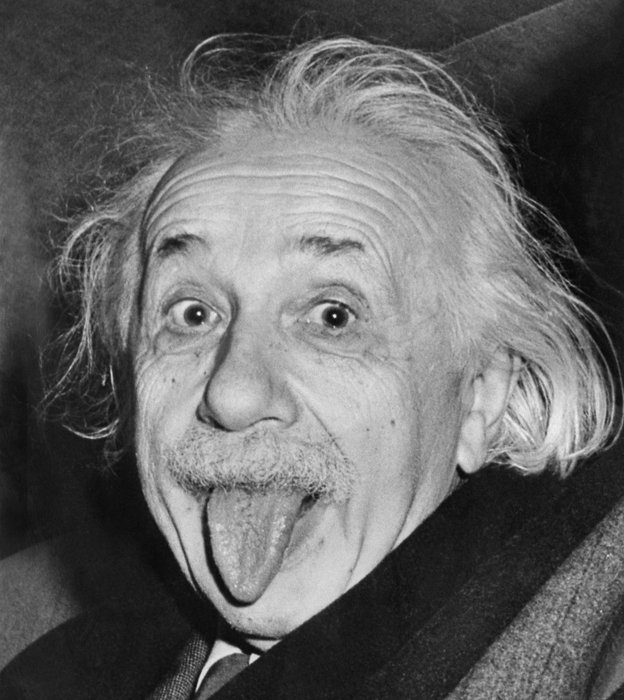
#> input picture CV_Lab2/einstein.jpg, 624 x 700 px
$ python tp2.py   (Python 2 division)   (older library calls are emulated)
#> lines starting #> are read from the running program, lines starting #| are printed output that depends on the picture
#!/usr/bin/python
# -*- coding: utf-8 -*-

import numpy as np
import matplotlib.pyplot as plt
import scipy.ndimage
from scipy import ndimage
from skimage.io import imread
from skimage.io import imsave
import pickle
from scipy import sparse
from scipy.sparse import diags
from scipy.sparse.linalg import spsolve,cg
#import cv2


def pause():
    plt.draw()
    plt.pause(0.001)
    raw_input("Press Enter to continue...")


def plotImageEtResidu(im,u):
    plt.subplot(1,3,1)
    plt.imshow(im,cmap=plt.cm.Greys_r)
    plt.subplot(1,3,2)
    plt.imshow(u,cmap=plt.cm.Greys_r)
    plt.subplot(1,3,3)
    plt.imshow(u-im,cmap=plt.cm.Greys_r)
    plt.draw()


def differencesMatrix1D(N):
    """ creates the sparse matrix of size N-1 by N that allows to compute
        the difference between successive elements of a vector through a simple multiplication
        differencesMatrix1D(5).todense() should give
        matrix([[-1.,  1.,  0.,  0.,  0.],
                [ 0., -1.,  1.,  0.,  0.],
                [ 0.,  0., -1.,  1.,  0.],
                [ 0.,  0.,  0., -1.,  1.]])
    """
    #TO DO create the matrix using sparse.diags with the optional shape argument
    D = diags([0, -1, 1], [-1, 0, 1], shape=(N-1, N))
    return D


def differencesMatrix2D(H,W):
    # TO DO : code this function that allows to compute the two matrices Dx et Dy defined in the class presentation
    # for H=3 and W=4 we want
    #Dx.todense()=
    #matrix([[-1.,  1.,  0.,  0.,  0.,  0.,  0.,  0.,  0.,  0.,  0.,  0.],
            #[ 0., -1.,  1.,  0.,  0.,  0.,  0.,  0.,  0.,  0.,  0.,  0.],
            #[ 0.,  0., -1.,  1.,  0.,  0.,  0.,  0.,  0.,  0.,  0.,  0.],
            #[ 0.,  0.,  0.,  0., -1.,  1.,  0.,  0.,  0.,  0.,  0.,  0.],
            #[ 0.,  0.,  0.,  0.,  0., -1.,  1.,  0.,  0.,  0.,  0.,  0.],
            #[ 0.,  0.,  0.,  0.,  0.,  0., -1.,  1.,  0.,  0.,  0.,  0.]])
    # Dy.todense() =
    #matrix([[-1.,  0.,  0.,  0.,  1.,  0.,  0.,  0.,  0.,  0.,  0.,  0.],
            #[ 0., -1.,  0.,  0.,  0.,  1.,  0.,  0.,  0.,  0.,  0.,  0.],
            #[ 0.,  0., -1.,  0.,  0.,  0.,  1.,  0.,  0.,  0.,  0.,  0.],
            #[ 0.,  0.,  0.,  0., -1.,  0.,  0.,  0.,  1.,  0.,  0.,  0.],
            #[ 0.,  0.,  0.,  0.,  0., -1.,  0.,  0.,  0.,  1.,  0.,  0.],
            #[ 0.,  0.,  0.,  0.,  0.,  0., -1.,  0.,  0.,  0.,  1.,  0.]])

    # TO DO: code this function using sparse.kron and sparse.eye(with two arguments)
    Dx = sparse.kron(sparse.eye(H-1, n=H), differencesMatrix1D(W))
    Dy = sparse.kron(differencesMatrix1D(H), sparse.eye(W-1, n=W))
    return Dx,Dy

def imageGradient(u):
    """given an image of size M by N this function returns tow images dx and dy of size M-1 by N-1 that contain the graidnet in the x and in the y direction"""
    # Warning: in the sum i should stop at u.shape[0]-1 and j et u.shape[1]-1
    # you can use a convolution to get the gradient or simple numpy array operateurs with numpy indexing operations like a[:-1,:]
    # example:
    # im=np.array([[1,2,3,0],[3,2,1,0]])
    # dx,dy=imageGradient(im)
    # dx
    # array([[ 1.,  1., -3.]])
    # dy
    # array([[ 2.,  0., -2.]])

    dx = u[:-1, 1:] - u[:-1, :-1]
    dy = u[1:, :-1] - u[:-1, :-1]

    return dx,dy

def smoothNorm(x,y,epsilon):
    """this function implement the smooth version of the gradient norm for the TV approximation  seen in class
    it also return the influence function value """
    h=np.sqrt((x**2+y**2+epsilon**2).astype(float))
    psi=1./h
    return h,psi

def totalVariationApprox(u,epsilon):
    """this function calculare the approximated total variation of an image u using smoothing with epsilon
    tv= sum_ij sqrt( epsilon^2+(u(i+1,j)-u(i,j))^2 + (u(i,j+1)-u(i,j))^2)
    """
    # TODO implement the approximation of the total variation by calling imageGradient
    dx, dy = imageGradient(u)
    tv = np.sum(np.sqrt( epsilon**2 + dx**2 + dy**2))
    return tv


def costDenoise(f,u,lamb,epsilon,dataWeights=None):
    """This function return the sum of the data term and the regularization term"""
    # TODO: code this function by calling totalVariationApprox for the regularisation term, use the dataWeigts to give
    # differents weights to different pixels in the data term if provided

    data = (u-f)**2
    if(dataWeights):
        data *= dataWeights

    cost = np.sum(data) + lamb * np.sum(totalVariationApprox(u, epsilon))

    return cost


def denoiseImageLeastSquare(im,lamb,u0=None):
    #TODO implement the denoising method that uses regular least squares i.e base on the regularization
    # term int_x int_y norm(gradient(u(x,y)))^2 dx
    # as seen in the class
    # use the function spsolve to solve the sparse linear system if u0==None
    # otherwise use the function cg with x0=u0 and a tolerance of 1e-4 and maxiter=50

    Dx, Dy = differencesMatrix2D(im.shape[0], im.shape[1]);
    u = np.transpose(Dx)*Dx + np.transpose(Dy)*Dy
    u = u * lamb
    u = u + np.identity(u.shape[0])
    u = np.linalg.inv(u)*im.reshape(-1,1)
    u = u.reshape((im.shape[0], im.shape[1]))
    return u


def denoiseImageROF(im,lamb,nb_iter,epsilon=1,display=True,tol=0.15,u0=None,dataWeights=None):

#> called with im = array of shape (2, 4), lamb = 5, nb_iter = 10, epsilon = 0.5, display = False, tol = 0.01
    im=im.astype(float)
    Iv=im.flatten()
    nb_pixels=im.shape[0]*im.shape[1]

    # creating the Dx and Dy matrices
    Dx,Dy=differencesMatrix2D(im.shape[0],im.shape[1])

    #possiblity to provide a "hot start" u0 to the minimization
    if u0==None:
        u=im.astype(float).copy()
    else:
        u=u0.copy()

    Uv=u.flatten()
    costs=[]
    c=costDenoise(im, u,lamb,epsilon,dataWeights=dataWeights)
    costs.append(c)
    if display:
        plt.ion()
        plt.figure()
    for t in range(nb_iter):
        print('.'),

        # TODO :compute the weights gamma_ij as seen in the reweigthed least sqare method to do ROF denoising
        # you can use the Dx and Dy matrices du compute the intensitie differences


        #TODO : construction the sparse matrix Gamma_d that conains the gammas in the row-major order on its diagonal


        if dataWeights==None:
            #TODO compute the matrix M that need to be invered of used in a linear system solver
            # such that the minimum with respect to U_v is obtained as Uv=M^-1 Iv i.e by solving M*Uv= Iv


            #TODO call cg with 10 iterations (in scipy.sparse.linalg) to solve the system system M*Uv= Iv
            pass

        else:
            # TODO: adapt the matrix M above in case there are different weights for each pixel provided by the input matrix dataWeights
            # warning : call cg with 100 iterations
            pass

        # check that the function decrease and stop if the decrease is small that some tolerance
        u=Uv.reshape((u.shape[0],u.shape[1]))
        nc=costDenoise(im, u,lamb,epsilon,dataWeights=dataWeights  )

        assert(nc<c+1e-8)
        costs.append(nc)
        if nc>c-tol*nb_pixels:
            break
        c=nc

        if display:
                plt.subplot(2,2,1)
                plt.imshow(im,cmap=plt.cm.Greys_r)
                plt.subplot(2,2,2)
                plt.imshow(u,cmap=plt.cm.Greys_r)
                plt.subplot(2,2,3)
                plt.imshow(u-im,cmap=plt.cm.Greys_r)
                plt.subplot(2,2,4)
                plt.imshow(gammas,cmap=plt.cm.Greys_r)

    plt.draw()
    return u,costs


def signalToNoiseRatio(im,im_denoised):
    #TODO implement the signal to noise ratio
    return SNR


def main():
    print '*************************'
    print 'differencesMatrix1D'
    print differencesMatrix1D(5).todense()
    #[[-1.  1.  0.  0.  0.]
    #[ 0. -1.  1.  0.  0.]
    #[ 0.  0. -1.  1.  0.]
    #[ 0.  0.  0. -1.  1.]]

    print '*************************'
    print 'differencesMatrix2D'
    Dx,Dy=differencesMatrix2D(3,4)
    print Dx.todense()
    #[[-1.  1.  0.  0.  0.  0.  0.  0.  0.  0.  0.  0.]
    #[ 0. -1.  1.  0.  0.  0.  0.  0.  0.  0.  0.  0.]
    #[ 0.  0. -1.  1.  0.  0.  0.  0.  0.  0.  0.  0.]
    #[ 0.  0.  0.  0. -1.  1.  0.  0.  0.  0.  0.  0.]
    #[ 0.  0.  0.  0.  0. -1.  1.  0.  0.  0.  0.  0.]
    #[ 0.  0.  0.  0.  0.  0. -1.  1.  0.  0.  0.  0.]]
    print Dy.todense()
    #[[-1.  0.  0.  0.  1.  0.  0.  0.  0.  0.  0.  0.]
    #[ 0. -1.  0.  0.  0.  1.  0.  0.  0.  0.  0.  0.]
    #[ 0.  0. -1.  0.  0.  0.  1.  0.  0.  0.  0.  0.]
    #[ 0.  0.  0.  0. -1.  0.  0.  0.  1.  0.  0.  0.]
    #[ 0.  0.  0.  0.  0. -1.  0.  0.  0.  1.  0.  0.]
    #[ 0.  0.  0.  0.  0.  0. -1.  0.  0.  0.  1.  0.]]

    print '*************************'
    print 'imageGradient'
    im=np.array([[1,2,3,0],[3,2,1,0]])
    dx,dy=imageGradient(im)
    print dx #array([[ 1.,  1., -3.]])
    print dy  #array([[ 2.,  0., -2.]])

    print '*************************'
    print 'smoothNorm'
    x=np.array([[5,6,7],[1,2,3]])
    y=np.array([[2,1,1],[3,1,1]])
    norm,influence=smoothNorm(x,y,0.5)
    print norm
    #[[ 5.40832691  6.10327781  7.08872344]
     #[ 3.20156212  2.29128785  3.20156212]]
    print influence
    #[[ 0.18490007  0.16384638  0.14106912]
     #[ 0.31234752  0.43643578  0.31234752]]

    print '*************************'
    print 'totalVariationApprox'
    u=im+np.array([[1,-1,0,1],[0,1,1,0]])
    print totalVariationApprox(u,epsilon=0)
    #6.47870866462

    print '*************************'
    print 'costDenoise'
    print costDenoise(im,u,lamb=0,epsilon=0.5)
    #5.0
    print costDenoise(im,u,lamb=5,epsilon=0.5)
    #38.3178458537
    print costDenoise(im,u,lamb=1,epsilon=0)
    #11.4787086646

    print '*************************'
    print 'denoiseImageLeastSquare'
    im_denoised_ls=denoiseImageLeastSquare(im,lamb=5)
    print im_denoised_ls
    #[[ 1.8117829   1.7761033   1.65832824  1.3819402 ]
    # [ 2.00981908  1.81341942  1.54860686  0.        ]]
    im_denoised_ls=denoiseImageLeastSquare(im,lamb=0)
    print im_denoised_ls
    #[[ 1.  2.  3.  0.]
    # [ 3.  2.  1.  0.]]
    im_denoised_ls=denoiseImageLeastSquare(im,lamb=1000000)
    print im_denoised_ls
    #[[ 1.71428673  1.71428616  1.71428502  1.71428331]
    # [ 1.71428802  1.71428645  1.71428431  0.        ]]


    im_denoised_ROF,costs=denoiseImageROF(im,lamb=5,nb_iter=10,epsilon=0.5,display=False,tol=0.01,u0=None)
    print costs
    #[35.246883904340372, 16.067452009595062, 14.181431579403345, 13.934999069773578, 13.904840013576258]
    print im_denoised_ROF
    #[[ 1.82061273  1.78843083  1.67915002  1.32103773]
    # [ 2.03211635  1.82434463  1.53430771  0.        ]]

    # debruitage de l'image
    im=np.array(imread('einstein.jpg'))
#> im is the input picture: shape (700, 624); min 1, max 253, mean 100.1
    im=scipy.ndimage.interpolation.zoom(im, 0.5)
#> im: shape (350, 312)
    sigma=20
    im_noisy=im+np.random.normal(0,sigma,im.shape)
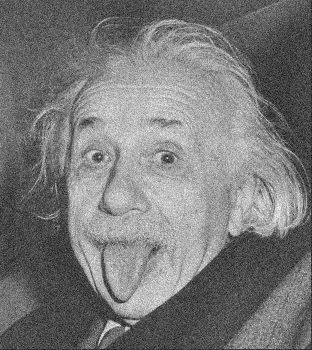
#> im_noisy: shape (350, 312) float64; min -77.2, max 293.4, mean 99.8; drawn with min black and max white

    im_denoised_ls=denoiseImageLeastSquare(im_noisy,lamb=20)
    plt.figure()
    plt.ion()
    plotImageEtResidu(im_noisy,im_denoised_ls)

    snr=[]
    lambdas=np.linspace(0,5,50)
    for lamb in lambdas:
        im_denoised_ls=denoiseImageLeastSquare(im_noisy,lamb=lamb,u0=im_denoised_ls)
        snr.append(signalToNoiseRatio(im,im_denoised_ls))
    plt.figure()
    #snr=[0.28157179640151553, 0.50161739818660078, 0.68209445978304939, 0.80829629834945049, 0.88544314866075624, 0.92597201259578055, 0.94182789039768355, 0.94203049824851515, 0.93280252381735118, 0.9181203573148552, 0.90050747578751622, 0.88151244058601275, 0.86212920433435891, 0.84291705332954325, 0.82421389522617083, 0.80620699781117167, 0.78898429549325733, 0.77259302368733174, 0.75702649996643567, 0.74226407797305427, 0.72827235828787418, 0.7150115807945957, 0.70243928256872079, 0.69050984859987907, 0.67918730765366808, 0.6684276485244065, 0.6581935076572567, 0.64844933385418579, 0.6391620236591824, 0.63030088531184669, 0.62183754007822922, 0.61374579258498729, 0.60599947930055831, 0.59858085507740977, 0.59146635152119165, 0.58463756059556227, 0.57807704024863116, 0.57176867639632756, 0.56569758195320252, 0.55984999122409873, 0.55421316313175994, 0.54877529296782035, 0.5435254321009152, 0.53845341502764188, 0.53354818842354901, 0.52880468622456911, 0.5242120844547864, 0.51976324900268644, 0.515451062309635, 0.51126886308082331]

    plt.plot(lambdas,snr)

    im_denoised_ROF,costs=denoiseImageROF(im,lamb=50,nb_iter=60,epsilon=0.1,display=True,tol=0.01,u0=None)
    plotImageEtResidu(im,im_denoised_ROF)

    snr=[]
    lambdas=np.linspace(0,100,50)
    for lamb in lambdas:
        print lamb
        im_denoised_ROF,costs=denoiseImageROF(im_noisy,lamb=lamb,nb_iter=60,epsilon=0.1,display=False,tol=0.01,u0=im_denoised_ROF)
        snr.append(signalToNoiseRatio(im,im_denoised_ROF))
    plt.figure()
    #snr=[0.28157179640151558, 0.33097713759746783, 0.38974730877754654, 0.45886589871800787, 0.53816687763087945, 0.62819600279500876, 0.72628928924215297, 0.82702774019455294, 0.92661300123031876, 1.0155020415183087, 1.0898205635369946, 1.1431442605360018, 1.1751621061637179, 1.1876785607149793, 1.1836168133812877, 1.1677466368652414, 1.1440702910698552, 1.1168445550786334, 1.0865083103383895, 1.0560197023430606, 1.0257268657901999, 0.996559703961577, 0.96859775971124318, 0.94218510078482076, 0.91729470656537948, 0.89376772169351304, 0.87285899288352586, 0.85113489356685712, 0.83096409088343748, 0.81322334636720606, 0.79598703265204329, 0.77933137777958394, 0.76266203255881526, 0.748305645819904, 0.73441758146603309, 0.72108651130298074, 0.70822742648699644, 0.69605201783892712, 0.68444766884439356, 0.67329655101586972, 0.66259977189325958, 0.65240185062207612, 0.64267649159228801, 0.63330486812864883, 0.62432967160519104, 0.61570208733128984, 0.60739324849598786, 0.59941233125218563, 0.59173536905689716, 0.58434922099962794]
    plt.plot(lambdas,snr)

    #inpainting
    im=np.array(imread('einstein.jpg')) [280:340,290:380]
    mask=np.ones(im.shape,dtype=np.bool)
    mask[10:50,40:50]=False
    im=im*mask
    plt.imshow(im,cmap=plt.cm.Greys_r)
    im_inpaint,costs=denoiseImageROF(im,lamb=1,nb_iter=100,epsilon=0.2,display=True,tol=0.001,u0=None,dataWeights=mask)

if __name__ == "__main__":
#> (the run stopped early here; a loop or call above may not have finished)
